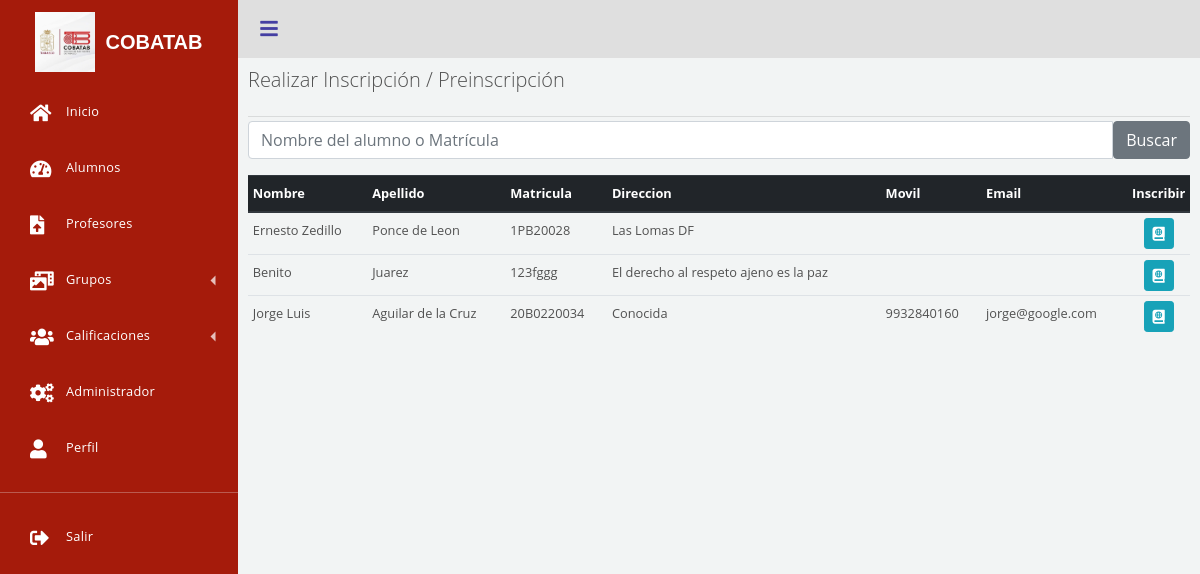
Page /views/inscribir.php (signed in) on the committed database.
### tables this page shows
CREATE TABLE `alumnos` (
  `id` int(11) NOT NULL,
  `Nombre` varchar(30) NOT NULL,
  `Apellido` varchar(30) NOT NULL,
  `Matricula` varchar(30) NOT NULL,
  `Direccion` varchar(200) NOT NULL,
  `Movil` varchar(10) NOT NULL,
  `Email` varchar(100) NOT NULL
);

### db/db.php (called while the page is built)
<?php
class Conectar{
  public static  function conexion(){
    $conexion = new PDO("mysql:host=localhost;dbname=cobatab", "root", "");
        return $conexion;
    }
}
?>

### views/inscribir.php (the view, shortened to what this page needs)
<?php
require_once '../db/db.php';
require_once "../tablasUniver/cuerpo.php";
require_once 'dependencias.php';
?>
<p class="lead" style="margin-top: 0px" >Realizar Inscripción / Preinscripción </p> <hr class="my-1" >
<form id="formBuscar" action="" method="POST" >
<div class="input-group mb-3">
  <input type="text" class="form-control" name="Balumno"  placeholder="Nombre del alumno o Matrícula" aria-label="Recipient's username" aria-describedby="button-addon2">
  <input type="submit"  class="btn btn-secondary" name="buscarNombre" id="button-addon2" value="Buscar">
</div>
</form>
            <?php
            $table = new tablacuerpo();
            if(isset($_POST['buscarNombre'])){
              $alumno = $_POST['Balumno'];
              $table->inscribir("SELECT * FROM alumnos where Nombre like '$alumno' or Matricula = '$alumno' or '$alumno'=''  " ,1,0);
            }
            else {
             $table->inscribir("SELECT * FROM alumnos",1,0);
            }
             ?>
 <?php include 'footer.php'; ?>

### tablasUniver/cuerpo.php (shortened to what this page needs)
<?php
class tablacuerpo{
    private $db;
		private $alumnos;
    private $target;
    public function __construct(){
        $this->db=Conectar::conexion();
        $this->alumnos = array();
        $this->target = array();
    }
                  ?>
         <?php
public function inscribir($a,$link,$oculto)
{
  $consulta = $this->db->query($a);
  while($filas = $consulta->fetch(PDO::FETCH_ASSOC) ){
    $this->alumnos[] = $filas;
  }
  echo "<table class='table table-sm table-hover'><thead class='thead-dark'><tr> ";
    $i=0;
    foreach($this->alumnos[0] as $key=>$value){
              if($i<=$oculto)
              echo'<th style="display:none;">' . ($key) . '</th>';
              else
              echo'<th >' . ($key) . '</th>';
              $this->target[] = $key;
              $i++;
           }
           echo "<th style='width:50px;'>Inscribir</th>";
           echo '</tr></thead><tbody border="1">';
            foreach ( $this->alumnos as $r ) {
             echo '<tr id='.$r["id"].'>';
             $i = 0;
                foreach ( $r as $v ) {
                  if($i<=$oculto)
                  echo '<td style="display:none;" data-target="'.$this->target[$i].'">'.$v.'</td>';
                  else
                  echo '<td data-target="'.$this->target[$i].'">'.$v.'</td>';
                  $i++;
            }
            if($link!=0){
              ?>
        <td style="width:30px;" align="center" ><a  class="btn btn-info btn-sm" aria-controls="collapseExample" data-toggle="collapse" href="#collapseExample" data-role="updateAlumno" data-id="<?php echo $r['id']; ?>"><i class="fas fa-atlas"></i></a></td>
         <?php
               }
            echo '</tr>';
            }
    echo '</tbody> </table>';
}
}
?>

### librerias/menu.css (style rules this page uses)
:root { --font-family-sans-serif: "Open Sans", -apple-system, BlinkMacSystemFont, "Segoe UI", Roboto, "Helvetica Neue", Arial, sans-serif, "Apple Color Emoji", "Segoe UI Emoji", "Segoe UI Symbol", "Noto Color Emoji"; }
*, *::before, *::after { -webkit-box-sizing: border-box; box-sizing: border-box; }
html { font-family: sans-serif; line-height: 1.15; -webkit-text-size-adjust: 100%; -webkit-tap-highlight-color: rgba(0, 0, 0, 0); }
body { margin: 0; font-family: "Open Sans", -apple-system, BlinkMacSystemFont, "Segoe UI", Roboto, "Helvetica Neue", Arial, sans-serif, "Apple Color Emoji", "Segoe UI Emoji", "Segoe UI Symbol", "Noto Color Emoji"; font-size: 0.8rem; font-weight: 500; line-height: 2; color: #515151; text-align: left; background-color: #e9edf4; }
p { margin-top: 0; margin-bottom: 1rem; }
a { color: #3f84fc; text-decoration: none; background-color: transparent; }

### rows in the picture
alumnos: Nombre "Ernesto Zedillo", Apellido "Ponce de Leon", Matricula "1PB20028", Direccion "Las Lomas DF"
alumnos: Nombre "Benito", Apellido "Juarez", Matricula "123fggg", Direccion "El derecho al respeto ajeno es la paz"
alumnos: Nombre "Jorge Luis", Apellido "Aguilar de la Cruz", Matricula "20B0220034", Direccion "Conocida", Movil "9932840160", Email "jorge@google.com"

### other values in the picture
$key "Nombre"
$key "Apellido"
$key "Matricula"
$key "Direccion"
$key "Movil"
$key "Email"
